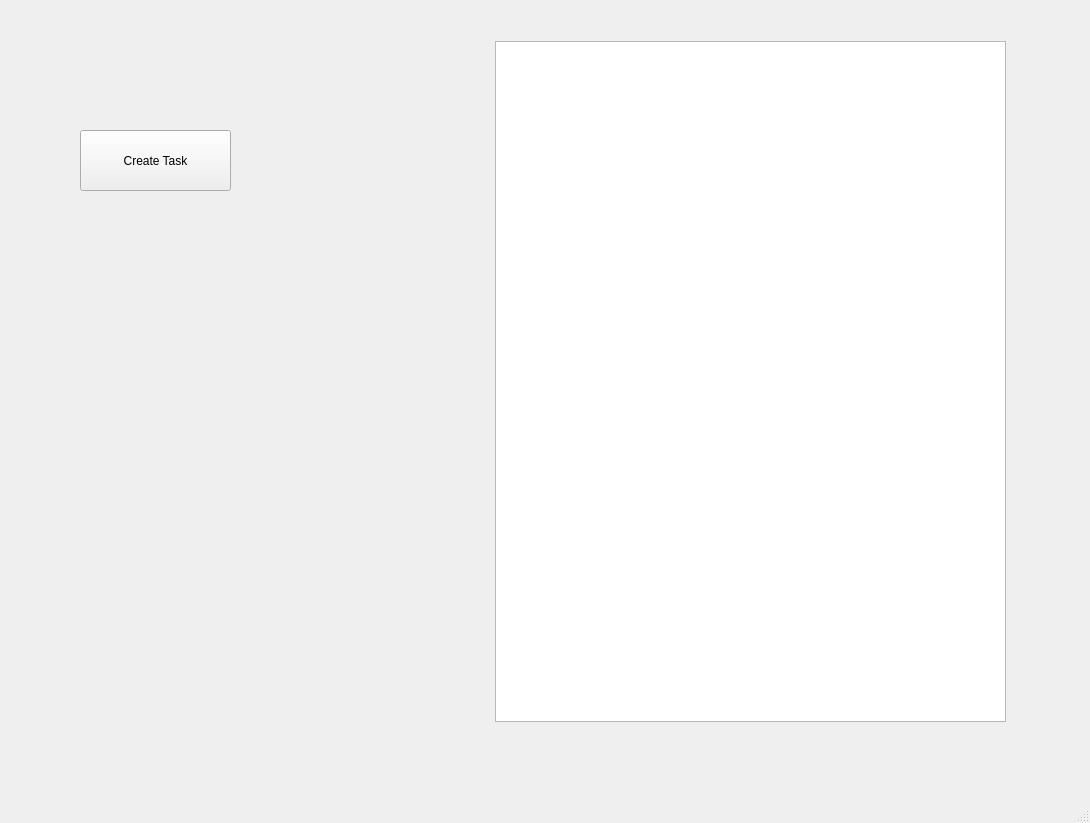
<?xml version="1.0" encoding="UTF-8"?>
<ui version="4.0">
 <class>MainWindow</class>
 <widget class="QMainWindow" name="MainWindow">
  <property name="geometry">
   <rect>
    <x>0</x>
    <y>0</y>
    <width>1090</width>
    <height>823</height>
   </rect>
  </property>
  <property name="windowTitle">
   <string>MainWindow</string>
  </property>
  <widget class="QWidget" name="centralwidget">
   <widget class="QStackedWidget" name="StackedWidget">
    <property name="geometry">
     <rect>
      <x>0</x>
      <y>10</y>
      <width>1091</width>
      <height>791</height>
     </rect>
    </property>
    <property name="currentIndex">
     <number>0</number>
    </property>
    <widget class="QWidget" name="HomePage">
     <widget class="QPushButton" name="CreateTaskButton">
      <property name="geometry">
       <rect>
        <x>80</x>
        <y>120</y>
        <width>151</width>
        <height>61</height>
       </rect>
      </property>
      <property name="text">
       <string>Create Task</string>
      </property>
     </widget>
     <widget class="QListWidget" name="taskListPane">
      <property name="geometry">
       <rect>
        <x>495</x>
        <y>31</y>
        <width>511</width>
        <height>681</height>
       </rect>
      </property>
     </widget>
    </widget>
    <widget class="QWidget" name="CreateTask">
     <widget class="QPlainTextEdit" name="taskDescriptionInput">
      <property name="geometry">
       <rect>
        <x>80</x>
        <y>170</y>
        <width>501</width>
        <height>151</height>
       </rect>
      </property>
      <property name="placeholderText">
       <string>Description</string>
      </property>
     </widget>
     <widget class="QLineEdit" name="taskNameInput">
      <property name="geometry">
       <rect>
        <x>80</x>
        <y>70</y>
        <width>291</width>
        <height>61</height>
       </rect>
      </property>
      <property name="placeholderText">
       <string>Task name</string>
      </property>
     </widget>
     <widget class="QComboBox" name="taskStatusInput">
      <property name="geometry">
       <rect>
        <x>80</x>
        <y>520</y>
        <width>201</width>
        <height>41</height>
       </rect>
      </property>
      <item>
       <property name="text">
        <string>Upcoming</string>
       </property>
      </item>
      <item>
       <property name="text">
        <string>Completed</string>
       </property>
      </item>
      <item>
       <property name="text">
        <string>Overdue</string>
       </property>
      </item>
     </widget>
     <widget class="QDateEdit" name="taskDueDateInput">
      <property name="geometry">
       <rect>
        <x>90</x>
        <y>590</y>
        <width>110</width>
        <height>25</height>
       </rect>
      </property>
     </widget>
     <widget class="QComboBox" name="taskCategoryInput">
      <property name="geometry">
       <rect>
        <x>80</x>
        <y>360</y>
        <width>261</width>
        <height>51</height>
       </rect>
      </property>
      <item>
       <property name="text">
        <string>School</string>
       </property>
      </item>
      <item>
       <property name="text">
        <string>Work</string>
       </property>
      </item>
      <item>
       <property name="text">
        <string>Home</string>
       </property>
      </item>
      <item>
       <property name="text">
        <string>Personal</string>
       </property>
      </item>
      <item>
       <property name="text">
        <string>Other</string>
       </property>
      </item>
     </widget>
     <widget class="QComboBox" name="TaskPriorityInput">
      <property name="geometry">
       <rect>
        <x>90</x>
        <y>440</y>
        <width>181</width>
        <height>51</height>
       </rect>
      </property>
      <item>
       <property name="text">
        <string>Low</string>
       </property>
      </item>
      <item>
       <property name="text">
        <string>Medium</string>
       </property>
      </item>
      <item>
       <property name="text">
        <string>High</string>
       </property>
      </item>
     </widget>
     <widget class="QPushButton" name="createTaskButton">
      <property name="geometry">
       <rect>
        <x>100</x>
        <y>640</y>
        <width>211</width>
        <height>51</height>
       </rect>
      </property>
      <property name="text">
       <string>Create Task</string>
      </property>
     </widget>
     <widget class="QPushButton" name="createTaskBackButton">
      <property name="geometry">
       <rect>
        <x>20</x>
        <y>20</y>
        <width>111</width>
        <height>41</height>
       </rect>
      </property>
      <property name="text">
       <string>Back</string>
      </property>
     </widget>
    </widget>
   </widget>
  </widget>
  <widget class="QMenuBar" name="menubar">
   <property name="geometry">
    <rect>
     <x>0</x>
     <y>0</y>
     <width>1090</width>
     <height>21</height>
    </rect>
   </property>
  </widget>
  <widget class="QStatusBar" name="statusbar"/>
 </widget>
 <resources/>
 <connections/>
</ui>
